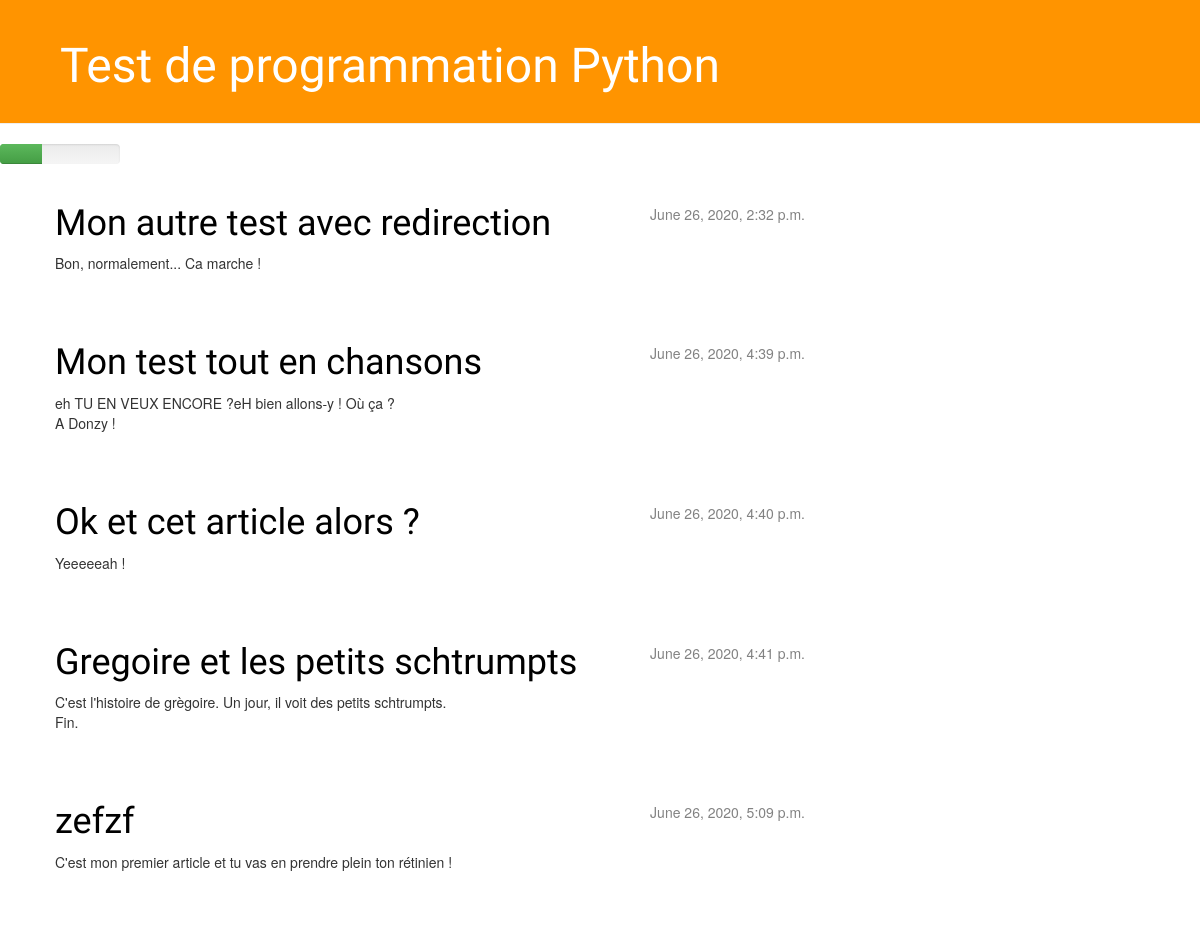
The page / on the database its author committed.
### blog/models.py (models this page shows, shortened)
class Post(models.Model):
    author = models.ForeignKey('auth.User', on_delete=models.CASCADE,)
    title= models.CharField(max_length=200)
    text = models.TextField()
    created_date = models.DateTimeField(default=timezone.now)
    published_date = models.DateTimeField(
            blank=True, null=True)

### blog/views.py (the view)
# urls.py: url(r'^$', views.post_list, name='post_list'),
def post_list(request):
    posts = Post.objects.filter(published_date__lte=timezone.now()).order_by('published_date')
    return render(request,'blog/post_list.html',{"posts":posts})

### blog/templates/blog/post_list.html
{% extends 'blog/base.html' %}
{% block content %}
    {% for post in posts %}
        <div class="post">
            <div class="date">
                {{ post.published_date }}
            </div>
            <h1><a href="{% url 'post_detail' pk=post.pk %}">{{ post.title }}</a></h1>
            <p>{{ post.text|linebreaksbr }}</p>
        </div>
    {% endfor %}
{% endblock content %}

### blog/static/css/blog.css (style rules this page uses)
h1 a { color: #FCA205; font-family: 'Lobster'; }
h1, h2, h3, h4 { font-family: 'Lobster', cursive; }
.date { float: right; color: #828282; }
.post { margin-bottom: 70px; }
.post h1 a, .post h1 a:visited { color: #000000; }

### rows shown on the page
Post: published_date "June 26, 2020, 2:32 p.m.", title "Mon autre test avec redirection", text "Bon, normalement... Ca marche !"
Post: published_date "June 26, 2020, 4:39 p.m.", title "Mon test tout en chansons", text "eh TU EN VEUX ENCORE ?eH bien allons-y ! Où ça ? A Donzy !"
Post: published_date "June 26, 2020, 4:40 p.m.", title "Ok et cet article alors ?", text "Yeeeeeah !"
Post: published_date "June 26, 2020, 4:41 p.m.", title "Gregoire et les petits schtrumpts", text "C'est l'histoire de grègoire. Un jour, il voit des petits schtrumpts. Fin."
Post: published_date "June 26, 2020, 5:09 p.m.", title "zefzf", text "C'est mon premier article et tu vas en prendre plein ton rétinien !"
